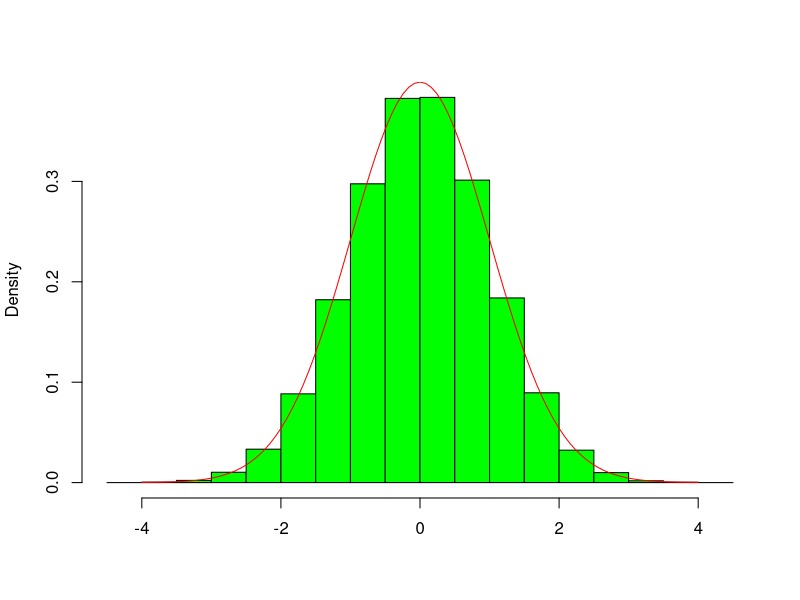
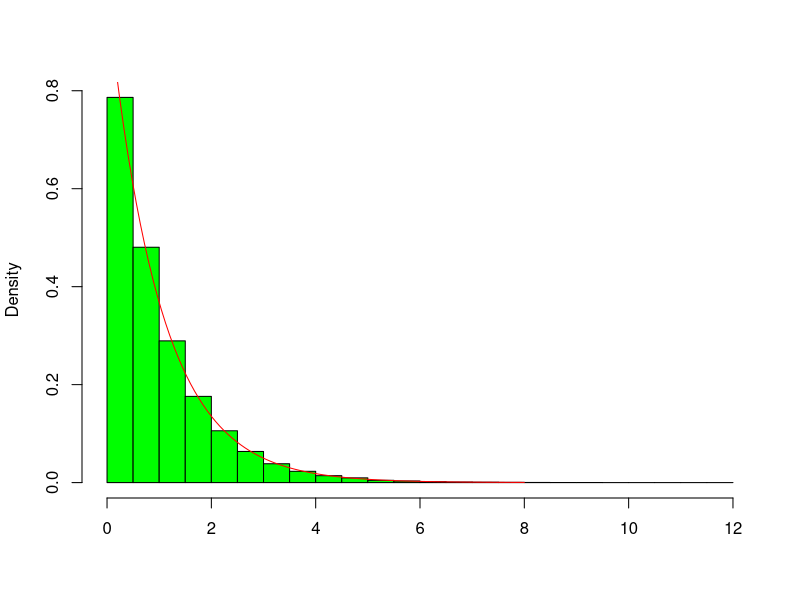

Generate these figures, in order, with R:
## ---- chunk 1
knitr::opts_chunk$set(echo = FALSE, dpi=200, fig.align = 'center', 
                      cache = F)
## ---- chunk 2
# here is some code where I simulate data from normal with mean=0 and sd=1
# I then take n samples and comple a t.test confidence interval
# and then bootrap the n samples b times and compute 95% quantile.
# we then compare the two results' accuracy.  
n <- 10000; b <- 10
x <- rnorm(n*b)
a <- matrix(sample(x, n*b, replace=TRUE), n, b)
f <- function(x){t.test(x)$conf.int} #create t conf intervals
d <- t(apply(a, 1, f)) # n t.test confidence intervals
# ^ bootstrap function
# what if we only have one sample from the normal?
B <- matrix(sample(a[1,], n*b, replace = TRUE), b, n)
#bootstrap n samples n times
h <- function(x){quantile(x, c(0.025, 0.975))}
j <- t(apply(B,2,h)) #bootstrap conf intervals
y <- sign(d[,1]) * sign(d[,2])
t.accuracy <- sum(y<0) / length(y)
z <- sign(j[,1]) * sign(j[,2])
boot.accuracy <- sum(z<0) / length(z)
## ---- chunk 3
hist(x, col="green", freq = FALSE, xlab="", main="")
curve(dnorm, col="red", add=TRUE, from = -4, to = 4)
## ---- chunk 4
# we could also take a look at other confidence intervals:
m <- function(x){t.test(x, conf.level = 0.9)$conf.int} # t.test interval
q <- function(x){quantile(x, c(0.05, 0.95))} #bootstrap 90% confidence interval
o <- t(apply(B,2,q)) # generate n confidence intervals from B
z <- sign(o[,1]) * sign(o[,2]) # is the true mean in our interval?
boot.accuracy <- sum(z < 0) / length(z) # this is our accuracy
p <- t(apply(a,1,m)) # generate n confidence intervals
y <- sign(p[,1]) * sign(p[,2]) # Is the mean in the interval?
t.accuracy <- sum(y<0) / length(y) # how accurate are we?
## ---- chunk 5
x <- rexp(n*b)
a <- matrix(sample(x, n*b, replace=TRUE), n, b)
f <- function(x){t.test(x)$conf.int} #create t conf intervals
d <- t(apply(a, 1, f)) # t confidence intervals
# what if we only have one sample from the population?
B <- matrix(sample(a[1,], n*b, replace = TRUE), b, n)
h <- function(x){quantile(x, c(0.025, 0.975))}
j <- t(apply(B,2,h)) #bootstrap conf intervals
y <- d[,1] < 1 & d[,2] > 1
t.accuracy <- sum(y) / length(y)
z <- j[,1] < 1 & j[,2] > 1
boot.accuracy <- sum(z) / length(z)
## ---- chunk 6
hist(x, col="green", freq = FALSE, xlab="", main="")
curve(dexp, col="red", add=TRUE, from=0, to=8)
